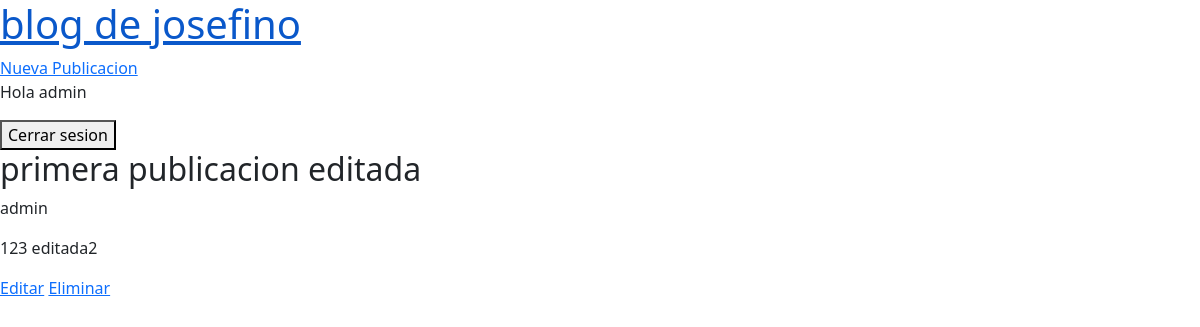
The page /publication/1/ (signed in) on the database its author committed.
### blog/models.py (models this page shows, shortened)
class Publication(models.Model):
    title = models.CharField(max_length=100)
    body = models.TextField()
    author = models.ForeignKey(
        'auth.User',
        on_delete=models.CASCADE,
    )
    date = models.DateTimeField(auto_now_add=True)
    updated = models.DateTimeField(auto_now=True)

### blog/views.py (the view)
# urls.py: path( 'publication/<int:pk>/', PublicationDetailView.as_view(), name='publication-detail'), #(int:pk) es un parametro que se pasa a la vista y representa el numero de la llave primaria del objeto que 
class PublicationDetailView(LoginRequiredMixin, DetailView):
    model = Publication
    template_name = 'publication-detail.html'

### templates/publication-detail.html
{% extends "_base.html" %}
{% block content %}
    <h2>{{ publication.title }}</h2>
    <p>{{ publication.author }}</p>
    <p>{{ publication.body }}</p>
    {% if publication.author.pk == request.user.pk %}
        <a href="{% url 'publication-update' publication.pk %}">Editar</a>
        <a href="{% url 'publication-delete' publication.pk %}">Eliminar</a>
    {% endif %}
{% endblock content %}

### templates/_base.html (shortened to what this page needs)
<!DOCTYPE html>
<html lang="en">
<head>
    <link href="https://cdn.jsdelivr.net/npm/bootstrap@5.3.3/dist/css/bootstrap.min.css" rel="stylesheet">
</head>
<body>
    <header>
        <h1><a href="{% url 'publication-list' %}">blog de josefino</a></h1>
        <div>
            <a href="{% url 'publication-create' %}">Nueva Publicacion</a>
        </div>
    </header>
    {% if user.is_authenticated %}
        <p>Hola {{ user.username }}</p>
         <form action="{% url 'logout' %}" method="post">
            <button type="submit">Cerrar sesion</button>
         </form>
    {% else %}
        <a href="{% url 'login' %}" class="btn btn-outline-secundary">Iniciar sesion</a>
        <a href="{% url 'signup' %}" class="btn btn-dark">Registrarse</a>
    {% endif %}
    <main>
        {% block content %}
        {% endblock content %}
    </main class="container">
</body>
</html>

### rows shown on the page
Publication: title "primera publicacion editada", author "admin", body "123 editada2"

### other values the page prints
{{ user.username }} "admin"
